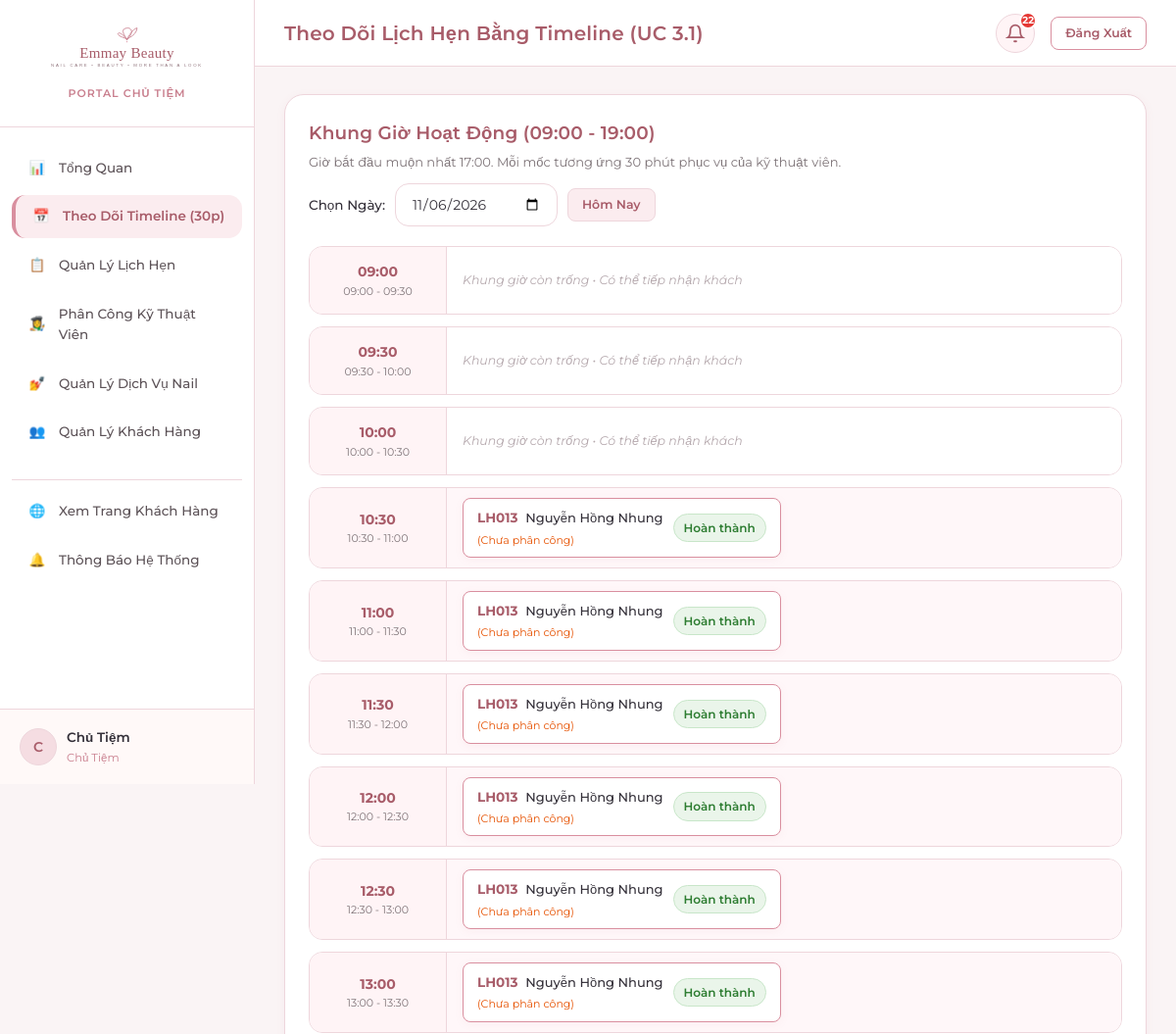
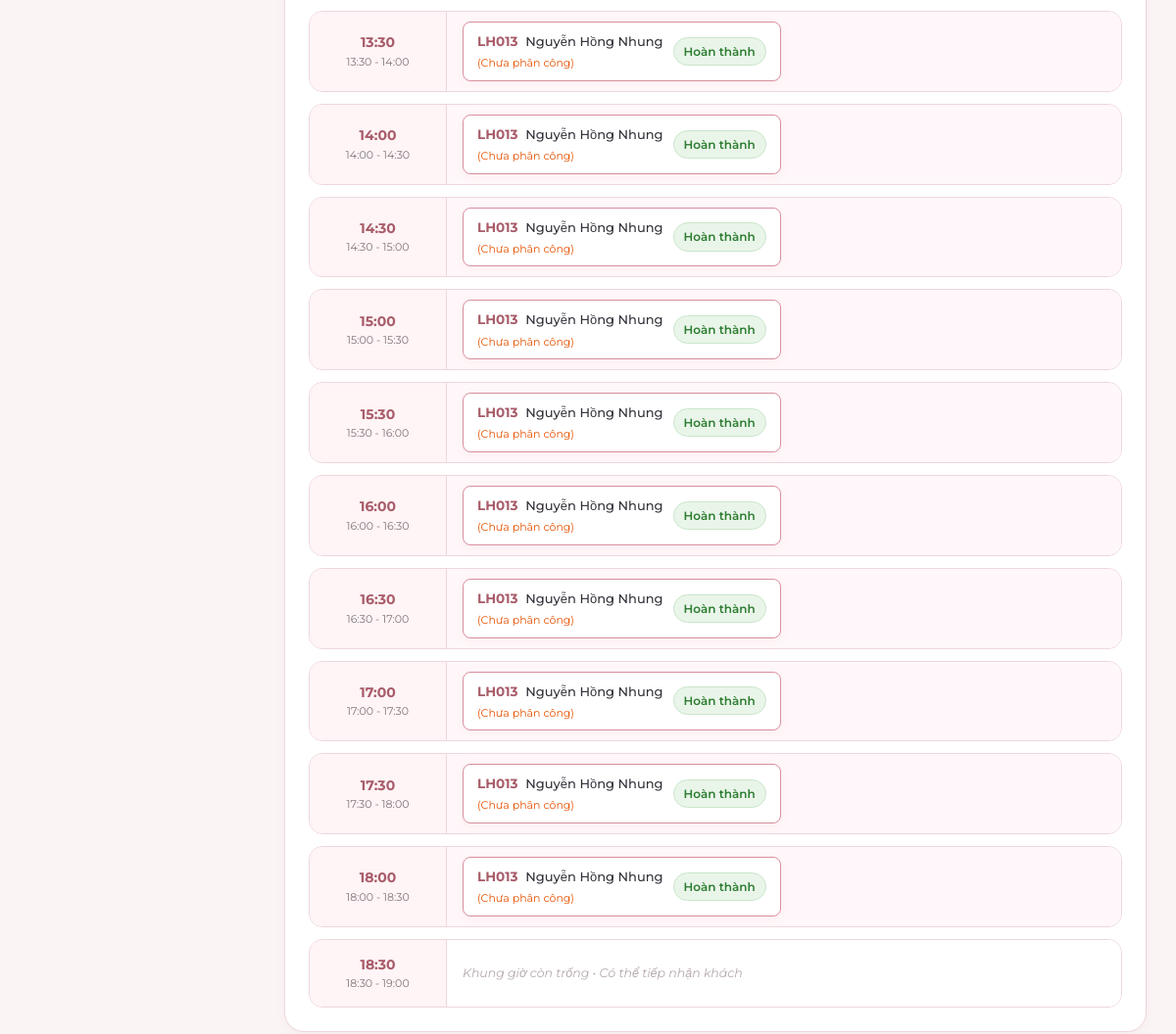
Page /owner/timeline/ (signed in) on the committed database (2 pictures, top to bottom).
### apps/accounts/models.py (models this page shows, shortened)
class TaiKhoan(models.Model):
    VAI_TRO_CHOICES = [
        ('Chủ Tiệm', 'Chủ Tiệm'),
        ('Nhân Viên', 'Nhân Viên'),
        ('Khách Hàng', 'Khách Hàng'),
    ]
    ma_tai_khoan = models.CharField(max_length=10, primary_key=True, verbose_name='Mã tài khoản')
    user = models.OneToOneField(User, on_delete=models.CASCADE, related_name='tai_khoan', verbose_name='Tài khoản User')
    vai_tro = models.CharField(max_length=20, choices=VAI_TRO_CHOICES, verbose_name='Vai trò')
    khach_hang = models.OneToOneField(
        KhachHang, on_delete=models.SET_NULL, null=True, blank=True,
        related_name='tai_khoan', verbose_name='Khách hàng liên kết'
    )
    class Meta:
        db_table = 'TaiKhoan'
        verbose_name = 'Tài Khoản'
        verbose_name_plural = 'Tài Khoản'

### apps/appointments/models.py (models this page shows, shortened)
class LichHen(models.Model):
    TRANG_THAI_CHOICES = [
        ('Chờ xác nhận', 'Chờ xác nhận'),
        ('Đã xác nhận', 'Đã xác nhận'),
        ('Hoàn thành', 'Hoàn thành'),
        ('Hủy', 'Hủy'),
        ('Không đến', 'Không đến'),
    ]
    ma_lich_hen = models.CharField(max_length=10, primary_key=True, verbose_name='Mã lịch hẹn')
    khach_hang = models.ForeignKey(KhachHang, on_delete=models.PROTECT, related_name='lich_hen', verbose_name='Khách hàng')
    tai_khoan_huy = models.ForeignKey(
        TaiKhoan, on_delete=models.SET_NULL, null=True, blank=True,
        related_name='lich_hen_da_huy', verbose_name='Tài khoản hủy'
    )
    ngay_gio_bat_dau = models.DateTimeField(verbose_name='Ngày giờ bắt đầu')
    ten_lien_he = models.CharField(max_length=100, verbose_name='Tên liên hệ')
    so_dien_thoai_lien_he = models.CharField(
        max_length=10, validators=[phone_validator], verbose_name='SĐT liên hệ'
    )
    trang_thai = models.CharField(
        max_length=30, choices=TRANG_THAI_CHOICES, default='Chờ xác nhận',
        verbose_name='Trạng thái'
    )
    thoi_diem_huy = models.DateTimeField(null=True, blank=True, verbose_name='Thời điểm hủy')
    thoi_diem_tao = models.DateTimeField(auto_now_add=True, verbose_name='Thời điểm tạo')
    class Meta:
        db_table = 'LichHen'
        verbose_name = 'Lịch Hẹn'
        verbose_name_plural = 'Lịch Hẹn'
        ordering = ['-ngay_gio_bat_dau']
    @property
    def tong_thoi_luong(self):
        return sum(ct.thoi_luong_dat for ct in self.chi_tiet.all())
    @property
    def ngay_gio_ket_thuc(self):
        return self.ngay_gio_bat_dau + timedelta(minutes=self.tong_thoi_luong)
    @property
    def phan_cong_hien_tai(self):
        return self.phan_cong.filter(dang_phu_trach=True).first()

### apps/appointments/views.py (the view)
# urls.py: path('timeline/', appointment_views.owner_timeline_view, name='timeline'),
@owner_required
def owner_timeline_view(request):
    date_str = request.GET.get('date', '').strip()
    try:
        selected_date = datetime.date.fromisoformat(date_str) if date_str else timezone.localdate()
    except Exception:
        selected_date = timezone.localdate()
    appointments = LichHen.objects.filter(
        ngay_gio_bat_dau__date=selected_date
    ).prefetch_related('chi_tiet', 'phan_cong__nhan_vien').order_by('ngay_gio_bat_dau')
    timeline_blocks = []
    current_time = datetime.datetime.combine(selected_date, datetime.time(OPEN_HOUR, 0))
    closing_time = datetime.datetime.combine(selected_date, datetime.time(CLOSE_HOUR, 0))
    while current_time < closing_time:
        block_start = timezone.make_aware(current_time)
        block_end = block_start + datetime.timedelta(minutes=30)
        block_appointments = []
        for a in appointments:
            if a.ngay_gio_bat_dau < block_end and block_start < a.ngay_gio_ket_thuc:
                block_appointments.append(a)
        timeline_blocks.append({
            'time_str': block_start.strftime('%H:%M'),
            'time_label': f"{block_start.strftime('%H:%M')} - {block_end.strftime('%H:%M')}",
            'appointments': block_appointments,
            'count': len(block_appointments)
        })
        current_time += datetime.timedelta(minutes=30)
    return render(request, 'owner/timeline.html', {
        'selected_date': selected_date,
        'timeline_blocks': timeline_blocks,
        'appointments': appointments,
    })

### apps/notifications/context_processors.py (called while the page is built)
def notifications_processor(request):
    context = {
        'unread_notifications_count': 0,
        'recent_notifications': [],
    }
    if request.user.is_authenticated:
        try:
            tai_khoan = getattr(request.user, 'tai_khoan', None)
            if tai_khoan:
                user_notifications = ThongBao.objects.filter(tai_khoan=tai_khoan)
                context['unread_notifications_count'] = user_notifications.filter(da_doc=False).count()
                context['recent_notifications'] = user_notifications.order_by('-thoi_diem_tao')[:8]
        except Exception:
            pass
    return context

### templates/owner/timeline.html (shortened to what this page needs)
{% extends 'base_dashboard.html' %}
{% block page_title %}Theo Dõi Lịch Hẹn Bằng Timeline (UC 3.1){% endblock %}
{% block content %}
<div class="timeline-card">
  <div class="timeline-header">
    <div>
      <h3 class="card-title" style="margin-bottom: 4px;">Khung Giờ Hoạt Động (09:00 - 19:00)</h3>
      <p style="color: var(--text-muted); font-size: 13px;">
        Giờ bắt đầu muộn nhất 17:00. Mỗi mốc tương ứng 30 phút phục vụ của kỹ thuật viên.
      </p>
    </div>
    <form method="get" class="date-selector-form">
      <label for="date-input" style="font-size: 13.5px; font-weight: 500;">Chọn Ngày:</label>
      <input type="date" name="date" id="date-input" class="form-control"
             value="{{ selected_date|date:'Y-m-d' }}" onchange="this.form.submit()" style="width: auto;">
      <a href="{% url 'owner:timeline' %}" class="btn btn-secondary btn-sm">Hôm Nay</a>
    </form>
  </div>
  <div style="display: flex; flex-direction: column; gap: 12px;">
    {% for block in timeline_blocks %}
      <div style="display: flex; align-items: stretch; border: 1px solid var(--border-pink); border-radius: var(--radius-md); background: #FFFFFF; overflow: hidden;">
        <div style="width: 140px; background: var(--light-pink); border-right: 1.5px solid var(--border-pink); padding: 14px 16px; display: flex; flex-direction: column; justify-content: center; text-align: center;">
          <strong style="font-size: 14px; color: var(--dark-rose);">{{ block.time_str }}</strong>
          <span style="font-size: 11px; color: var(--text-muted);">{{ block.time_label }}</span>
        </div>
        <div style="flex: 1; padding: 10px 16px; display: flex; align-items: center; flex-wrap: wrap; gap: 10px; min-height: 54px; background: {% if block.count > 0 %}#FFF7F9{% else %}#FFFFFF{% endif %};">
          {% if block.appointments %}
            {% for a in block.appointments %}
              <a href="{% url 'owner:appointment_detail' a.pk %}"
                 style="display: inline-flex; align-items: center; gap: 10px; background: #FFFFFF; border: 1.5px solid var(--btn-rose); border-radius: var(--radius-sm); padding: 8px 14px; text-decoration: none; box-shadow: var(--shadow-sm); transition: transform 0.2s;"
                 onmouseover="this.style.transform='translateY(-2px)'" onmouseout="this.style.transform='translateY(0)'">
                <div>
                  <strong style="color: var(--dark-rose); font-size: 13.5px;">{{ a.ma_lich_hen }}</strong>
                  <span style="font-size: 13px; color: var(--text-main); font-weight: 500; margin-left: 4px;">{{ a.ten_lien_he }}</span>
                  <div style="font-size: 11px; color: var(--text-muted); margin-top: 2px;">
                    {% if a.phan_cong_hien_tai %}
                      <span>KTV: <strong>{{ a.phan_cong_hien_tai.nhan_vien.ten_nhan_vien }}</strong></span>
                    {% else %}
                      <span style="color: #E65100;">(Chưa phân công)</span>
                    {% endif %}
                  </div>
                </div>
                <div>
                  {% if a.trang_thai == 'Chờ xác nhận' %}
                    <span class="badge badge-pending">{{ a.trang_thai }}</span>
                  {% elif a.trang_thai == 'Đã xác nhận' %}
                    <span class="badge badge-confirmed">{{ a.trang_thai }}</span>
                  {% elif a.trang_thai == 'Hoàn thành' %}
                    <span class="badge badge-completed">{{ a.trang_thai }}</span>
                  {% elif a.trang_thai == 'Hủy' %}
                    <span class="badge badge-canceled">{{ a.trang_thai }}</span>
                  {% else %}
                    <span class="badge badge-noshow">{{ a.trang_thai }}</span>
                  {% endif %}
                </div>
              </a>
            {% endfor %}
          {% else %}
            <span style="font-size: 12.5px; color: #B5A8AD; font-style: italic;">Khung giờ còn trống &bull; Có thể tiếp nhận khách</span>
          {% endif %}
        </div>
      </div>
    {% endfor %}
  </div>
</div>
{% endblock %}

### templates/base_dashboard.html (shortened to what this page needs)
<!DOCTYPE html>
<html lang="vi">
<head>
  <link rel="stylesheet" href="/static/css/style.css">
  <link rel="stylesheet" href="/static/css/dashboard.css">
</head>
<body class="app-layout">
  <aside class="sidebar">
    <div class="sidebar-brand">
      <a href="{% url 'home' %}">
        <img src="/static/images/logo.svg" alt="Emmay Beauty" class="sidebar-logo">
      </a>
      <div style="font-size: 11px; color: var(--primary-rose); font-weight: 600; margin-top: 4px; letter-spacing: 1px;">
        {% if is_owner %}PORTAL CHỦ TIỆM{% elif is_employee %}PORTAL KỸ THUẬT VIÊN{% else %}PORTAL THÀNH VIÊN{% endif %}
      </div>
    </div>
    <ul class="sidebar-nav">
      {% if is_owner %}
        <li class="nav-item {% if request.resolver_match.url_name == 'dashboard' %}active{% endif %}">
          <a href="{% url 'owner:dashboard' %}">
            <span class="nav-icon">📊</span>
            <span>Tổng Quan</span>
          </a>
        </li>
        <li class="nav-item {% if request.resolver_match.url_name == 'timeline' %}active{% endif %}">
          <a href="{% url 'owner:timeline' %}">
            <span class="nav-icon">📅</span>
            <span>Theo Dõi Timeline (30p)</span>
          </a>
        </li>
        <li class="nav-item {% if 'appointments' in request.path and request.resolver_match.url_name != 'timeline' %}active{% endif %}">
          <a href="{% url 'owner:appointments_list' %}">
            <span class="nav-icon">📋</span>
            <span>Quản Lý Lịch Hẹn</span>
          </a>
        </li>
        <li class="nav-item {% if 'assignments' in request.path %}active{% endif %}">
          <a href="{% url 'owner:assignments_list' %}">
            <span class="nav-icon">👩‍🎨</span>
            <span>Phân Công Kỹ Thuật Viên</span>
          </a>
        </li>
        <li class="nav-item {% if 'services' in request.path %}active{% endif %}">
          <a href="{% url 'owner:services_list' %}">
            <span class="nav-icon">💅</span>
            <span>Quản Lý Dịch Vụ Nail</span>
          </a>
        </li>
        <li class="nav-item {% if 'customers' in request.path %}active{% endif %}">
          <a href="{% url 'owner:customers_list' %}">
            <span class="nav-icon">👥</span>
            <span>Quản Lý Khách Hàng</span>
          </a>
        </li>
      {% endif %}
      <li class="nav-item" style="margin-top: 20px; border-top: 1px solid var(--border-pink); padding-top: 10px;">
        <a href="{% url 'home' %}">
          <span class="nav-icon">🌐</span>
          <span>Xem Trang Khách Hàng</span>
        </a>
      </li>
      <li class="nav-item">
        <a href="{% url 'notifications:list' %}">
          <span class="nav-icon">🔔</span>
          <span>Thông Báo Hệ Thống</span>
        </a>
      </li>
    </ul>
    <div class="sidebar-footer">
      <div class="user-badge">
        <div class="user-avatar">
          {{ user.username|slice:":1"|upper }}
        </div>
        <div class="user-info">
          <span class="user-name">{{ user.first_name|default:user.username }}</span>
          <span class="user-role">{{ current_role }}</span>
        </div>
      </div>
    </div>
  </aside>
  <div class="main-wrapper">
    <header class="top-header">
      <div class="header-title">
        <h2>{% block page_title %}Bảng Điều Khiển{% endblock %}</h2>
      </div>
      <div class="header-actions">
        <div class="notification-bell-container">
          <button type="button" class="bell-btn" id="notif-bell-btn" title="Thông báo">
            <svg width="20" height="20" viewBox="0 0 24 24" fill="none" stroke="currentColor" stroke-width="2">
              <path d="M18 8A6 6 0 0 0 6 8c0 7-3 9-3 9h18s-3-2-3-9"></path>
              <path d="M13.73 21a2 2 0 0 1-3.46 0"></path>
            </svg>
            {% if unread_notifications_count > 0 %}
              <span class="bell-counter">{{ unread_notifications_count }}</span>
            {% endif %}
          </button>
        </div>
        <a href="{% url 'accounts:logout' %}" class="btn btn-outline btn-sm">
          Đăng Xuất
        </a>
      </div>
    </header>
    <div class="page-container">
      {% block content %}{% endblock %}
    </div>
  </div>
</body>
</html>

### static/css/style.css (style rules this page uses)
:root { --primary-rose: #C97F8E; --btn-rose: #D98F9F; --btn-rose-hover: #C57B8C; --dark-rose: #A85C69; --deep-rose: #8C4350; --blush-pink: #F5DDE2; --soft-pink: #FBECEF; --light-pink: #FFF4F6; --ivory-white: #FFF9F8; --card-bg: #FFFFFF; --text-main: #343039; --text-muted: #7E7478; --text-light: #A3969B; --border-pink: #EED6DC; --border-focus: #D98F9F; --status-pending: #E09F3E; --status-pending-bg: #FFF5E6; --status-confirmed: #4A90E2; --status-confirmed-bg: #EBF4FC; --status-completed: #2E7D32; --status-completed-bg: #EAF5EA; --status-canceled: #C62828; --status-canceled-bg: #FDE8E8; --status-noshow: #757575; --status-noshow-bg: #EEEEEE; --font-heading: 'Playfair Display', serif; --font-body: 'Montserrat', sans-serif; --shadow-sm: 0 2px 8px rgba(201, 127, 142, 0.08); --shadow-md: 0 4px 20px rgba(168, 92, 105, 0.12); --shadow-lg: 0 10px 30px rgba(168, 92, 105, 0.16); --radius-sm: 8px; --radius-md: 14px; --radius-lg: 20px; --radius-full: 9999px; }
* { margin: 0; padding: 0; box-sizing: border-box; }
body { font-family: var(--font-body); font-size: 14.5px; line-height: 1.6; color: var(--text-main); background-color: var(--ivory-white); min-height: 100vh; display: flex; flex-direction: column; }
h1, h2, h3, h4, h5, h6, input, button, select, textarea, table, th, td { font-family: var(--font-body); }
h1, h2, h3 { color: var(--dark-rose); font-weight: 600; letter-spacing: 0.2px; }
a { color: var(--dark-rose); text-decoration: none; transition: all 0.2s ease; }
.btn { display: inline-flex; align-items: center; justify-content: center; gap: 8px; padding: 11px 22px; font-family: var(--font-body); font-size: 14px; font-weight: 600; border-radius: var(--radius-md); border: 1px solid transparent; cursor: pointer; transition: all 0.25s cubic-bezier(0.4, 0, 0.2, 1); text-decoration: none !important; white-space: nowrap; }
.btn-secondary { background: var(--soft-pink); color: var(--dark-rose) !important; border: 1px solid var(--border-pink); }
.btn-outline { background: transparent; color: var(--dark-rose) !important; border: 1.5px solid var(--btn-rose); }
.btn-sm { padding: 6px 14px; font-size: 12.5px; border-radius: var(--radius-sm); }
.form-control, .form-select, textarea { width: 100%; padding: 11px 16px; font-family: var(--font-body); font-size: 14px; color: var(--text-main); background: #FFFFFF; border: 1.5px solid var(--border-pink); border-radius: var(--radius-md); outline: none; transition: all 0.2s ease; }
.form-control::placeholder { color: #B5A8AD; }
.badge { display: inline-flex; align-items: center; padding: 4px 10px; font-size: 12px; font-weight: 600; border-radius: var(--radius-full); }
.badge-completed { background: var(--status-completed-bg); color: var(--status-completed); border: 1px solid #C8E6C9; }
.card-title { font-family: var(--font-body); font-size: 18.5px; font-weight: 600; color: var(--dark-rose); margin-bottom: 14px; }

### rows in the picture
TaiKhoan: vai_tro "Chủ Tiệm"
LichHen: ma_lich_hen "LH013", ten_lien_he "Nguyễn Hồng Nhung", shows "(Chưa phân công)", trang_thai "Hoàn thành"

### other values in the picture
{{ user.username|slice:":1"|upper }} "C"
{{ user.first_name|default:user.username }} "Chủ Tiệm"
{{ unread_notifications_count }} "22"
{{ block.time_str }} "09:00" "09:30" "10:00" "10:30" "11:00" "11:30" "12:00" "12:30" "13:00" "13:30" "14:00" "14:30" "15:00" "15:30" "16:00" "16:30" "17:00" "17:30" "18:00" "18:30"
{{ block.time_label }} "09:00 - 09:30" "09:30 - 10:00" "10:00 - 10:30" "10:30 - 11:00" "11:00 - 11:30" "11:30 - 12:00" "12:00 - 12:30" "12:30 - 13:00" "13:00 - 13:30" "13:30 - 14:00" "14:00 - 14:30" "14:30 - 15:00" "15:00 - 15:30" "15:30 - 16:00" "16:00 - 16:30" "16:30 - 17:00" "17:00 - 17:30" "17:30 - 18:00" "18:00 - 18:30" "18:30 - 19:00"
